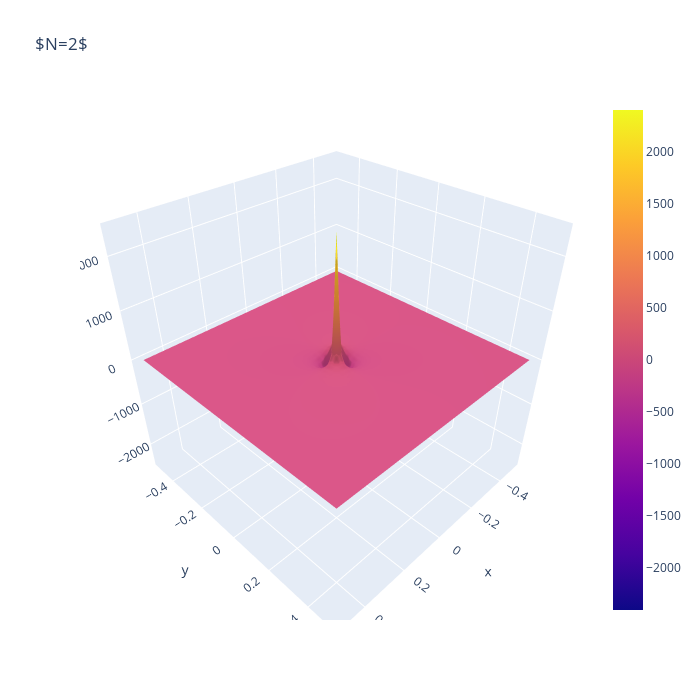

Notebook source saved alongside this figure:
### Code cell
x = np.linspace(-0.5,0.5,50)
y = np.linspace(-0.5,0.5,50)
xx, yy = np.meshgrid(x, y, sparse=True)
z = xx*yy/(xx*xx+yy*yy)**2

layout = go.Layout(title=r'$N=2$', autosize=False, width=700, height=700)
fig = go.Figure(data=[go.Surface(z=z,x=x,y=y)], layout=layout)

fig.show()
